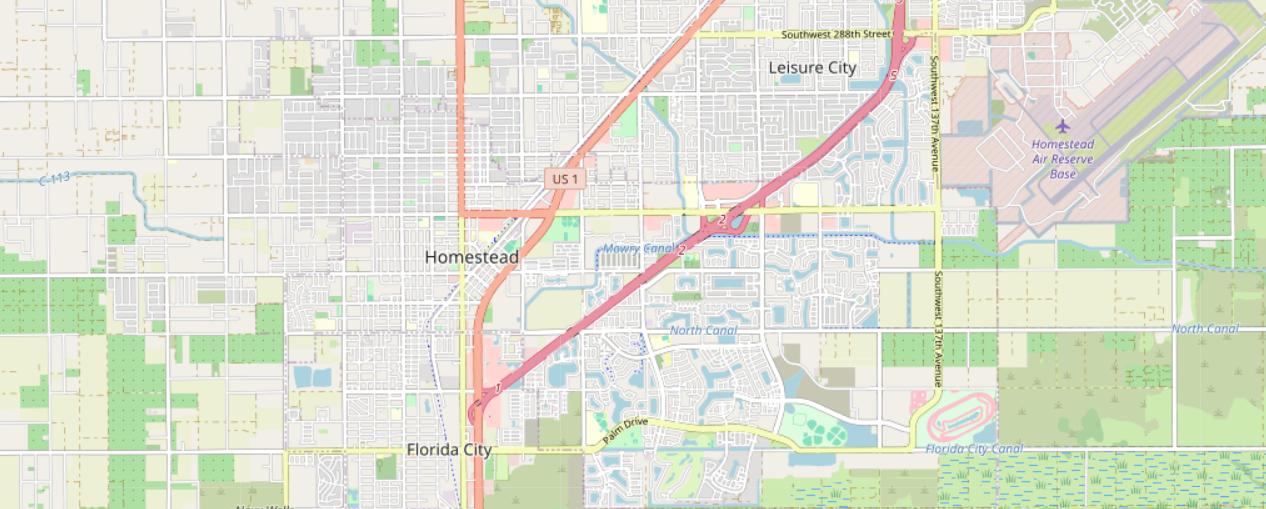
#> input picture uploads/Screenshot_2026-02-07_020244.png, 1266 x 509 px; its folder holds only this picture in this run
$ python debug_extraction.py
#> lines starting #> are read from the running program, lines starting #| are printed output that depends on the picture; after the words box and inside, x2 and y2 are one past the last pixel; in counts of white or black regions, pixels touching at a corner belong together

import cv2
import numpy as np
import os
from shapely.geometry import LineString, Point

# Mock classes to match map_server.py dependencies
class FeatureType:
    HIGHWAY = "highway"
    LOCAL_ROAD = "road"
    MAIN_ROAD = "main_road"
    BUILDING = "building"

class Style:
    def __init__(self, priority):
        self.priority = priority

class StyleManager:
    @staticmethod
    def get_style(type):
        return Style(1)

class MapFeature:
    # [5 lines left out: function __init__, not called in this run]

def process_image(image_path):
#> called with image_path = 'uploads/Screenshot_2026-02-07_020244.png'
    print(f"Processing image: {image_path}")
    features = []

    try:
        img_original = cv2.imread(image_path)
#> img_original is the input picture: shape (509, 1266, 3); mean B, G, R 210.1, 226.2, 221.6
        if img_original is None:
            raise ValueError("Could not read image")

        # 1. Resize for Speed (Work on a copy, scale back later)
        max_dim = 1500
        h_orig, w_orig = img_original.shape[:2]
        scale = 1.0
        if max(h_orig, w_orig) > max_dim:
            scale = max_dim / max(h_orig, w_orig)
            new_w = int(w_orig * scale)
            new_h = int(h_orig * scale)
            img = cv2.resize(img_original, (new_w, new_h), interpolation=cv2.INTER_AREA)
        else:
            img = img_original.copy()

        h, w = img.shape[:2]
        print(f"Original Dimensions: {w_orig}x{h_orig}")
#| Original Dimensions: 1266x509
        print(f"Processing Dimensions: {w}x{h} (Scale: {scale:.4f})")
#| Processing Dimensions: 1266x509 (Scale: 1.0000)

        # Denoise
        img_blur = cv2.GaussianBlur(img, (5, 5), 0)

        # --- STRATEGY 1: Color-Specific Extraction (Arcadia/OpenStreetMap Style) ---
        hsv = cv2.cvtColor(img_blur, cv2.COLOR_BGR2HSV)
#> hsv: shape (509, 1266, 3); mean H, S, V 37.9, 25.1, 230.3

        # Orange Roads (Main Highways)
        lower_orange = np.array([5, 120, 120]) # Tuned S/V
        upper_orange = np.array([25, 255, 255])
        mask_orange = cv2.inRange(hsv, lower_orange, upper_orange)
#> mask_orange: shape (509, 1266); every value is 0

        orange_pixels = cv2.countNonZero(mask_orange)
#> orange_pixels = 0
        has_orange_roads = orange_pixels > (w * h * 0.001) # Adaptive threshold
#> has_orange_roads = False

        print(f"Orange pixels: {orange_pixels} (Threshold: {w * h * 0.001}) - Has Orange Roads: {has_orange_roads}")
#| Orange pixels: 0 (Threshold: 644.394) - Has Orange Roads: False

        road_count = 0
        lines_mask = np.zeros((h, w), dtype=np.uint8)

        if has_orange_roads:
            # Cleaner mask
            kernel = np.ones((5,5), np.uint8)
            mask_orange = cv2.morphologyEx(mask_orange, cv2.MORPH_CLOSE, kernel)
            mask_orange = cv2.dilate(mask_orange, kernel, iterations=1)

            # Extract Orange Lines
            lines_orange = cv2.HoughLinesP(mask_orange, 1, np.pi/180,
                                         threshold=50, minLineLength=40, maxLineGap=20)

            if lines_orange is not None:
                print(f"Found {len(lines_orange)} orange line segments")
                for line in lines_orange:
                    x1, y1, x2, y2 = line[0]
                    cv2.line(lines_mask, (x1, y1), (x2, y2), 255, 5)
                    features.append("orange_road")
                    road_count += 1
            else:
                 print("Found 0 orange line segments despite having pixels")

        # --- Local Roads (White/Grey lines) ---
        gray = cv2.cvtColor(img_blur, cv2.COLOR_BGR2GRAY)
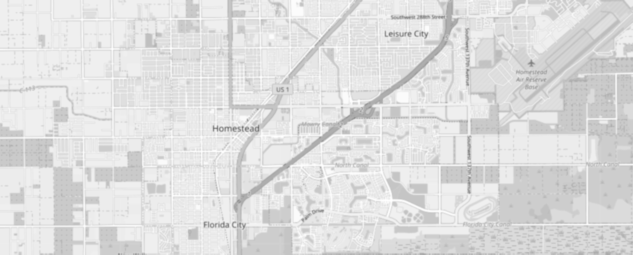
#> gray: shape (509, 1266) (shown at 1/2 size); min 113, max 255, mean 222.9

        if has_orange_roads:
            mask_orange_dilated = cv2.dilate(mask_orange, np.ones((7,7), np.uint8), iterations=2)
            gray_masked = cv2.bitwise_and(gray, gray, mask=cv2.bitwise_not(mask_orange_dilated))
        else:
            gray_masked = gray

        edges = cv2.Canny(gray_masked, 40, 120, apertureSize=3)
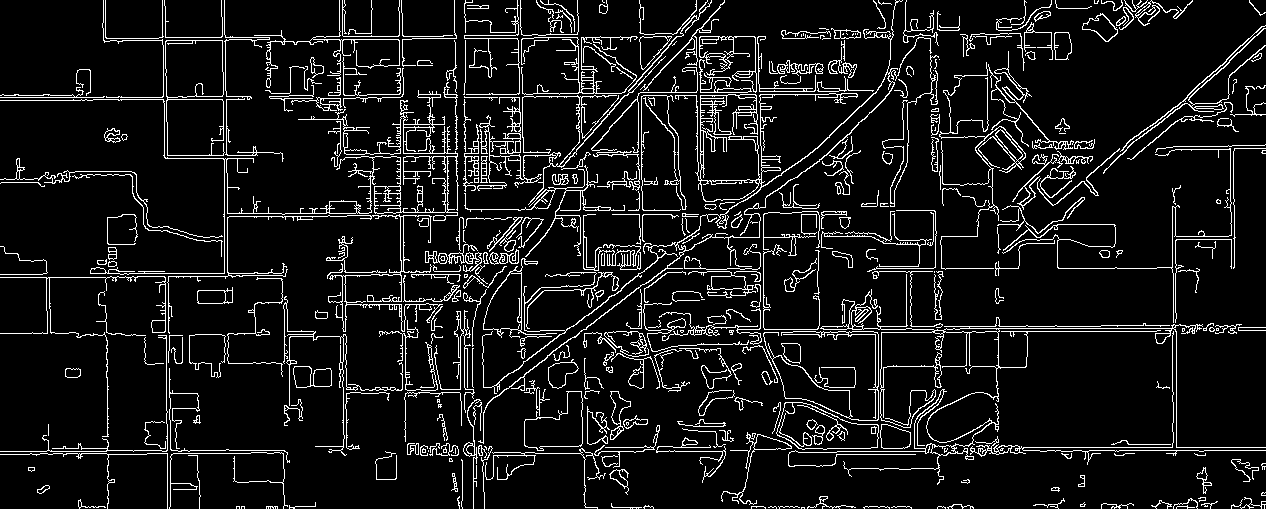
#> edges: shape (509, 1266); 8.9% white in thin lines or dots
        edge_pixels = cv2.countNonZero(edges)
#> edge_pixels = 57377
        print(f"Canny Edges pixels: {edge_pixels}")
#| Canny Edges pixels: 57377

        edges = cv2.dilate(edges, np.ones((3,3), np.uint8))
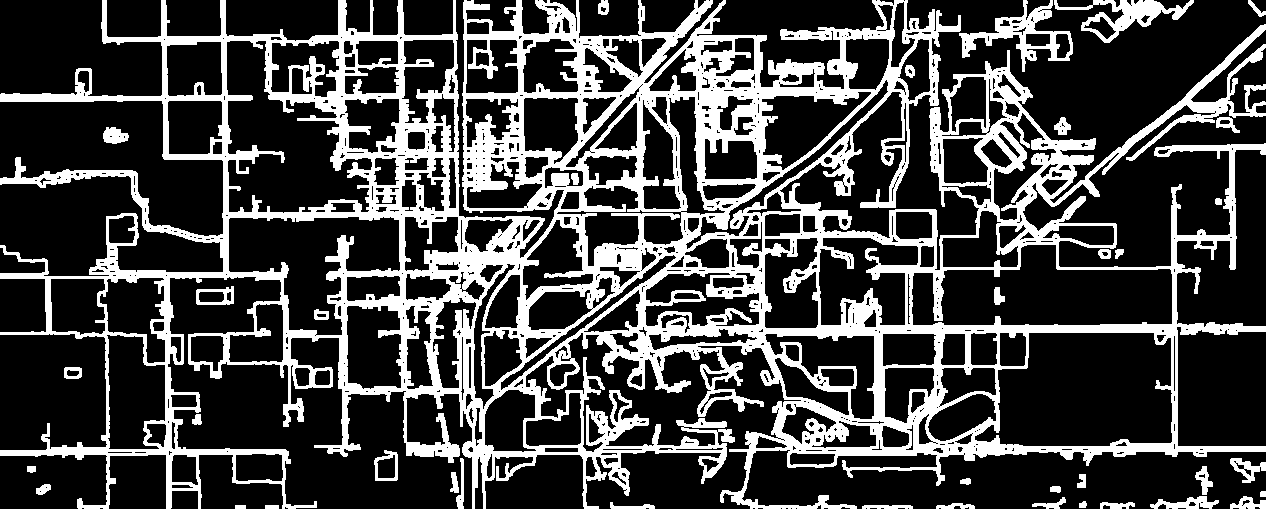
#> edges: shape (509, 1266); 26.3% white; 39 white regions, largest, box (x1, y1, x2, y2) and area: (0, 0, 1266, 509) 160101, (959, 0, 1073, 72) 2214, (1054, 0, 1194, 43) 1839

        lines_local = cv2.HoughLinesP(edges, 1, np.pi/180,
                                    threshold=60, minLineLength=30, maxLineGap=15)
#> lines_local = 1964 rows, first 6: [47, 447, 109, 447], [490, 332, 1237, 332], [788, 451, 1265, 451], [0, 452, 107, 452], [816, 327, 1265, 327], [0, 450, 286, 450]

        if lines_local is not None:
            print(f"Found {len(lines_local)} local line segments")
#| Found 1964 local line segments
            raw_local_count = len(lines_local)
#> raw_local_count = 1964
            filtered_local_count = 0
            for line in lines_local:
                x1, y1, x2, y2 = line[0]
                length = np.sqrt((x2-x1)**2 + (y2-y1)**2)

                if length < 25: continue
                filtered_local_count += 1

                cv2.line(lines_mask, (x1, y1), (x2, y2), 255, 3)
                features.append("local_road")
                road_count += 1
#> this loop made 1964 passes
#> (x1, y1, x2, y2, length) on passes 1 to 3: (47, 447, 109, 447, 62), (490, 332, 1237, 332, 747), (788, 451, 1265, 451, 477)
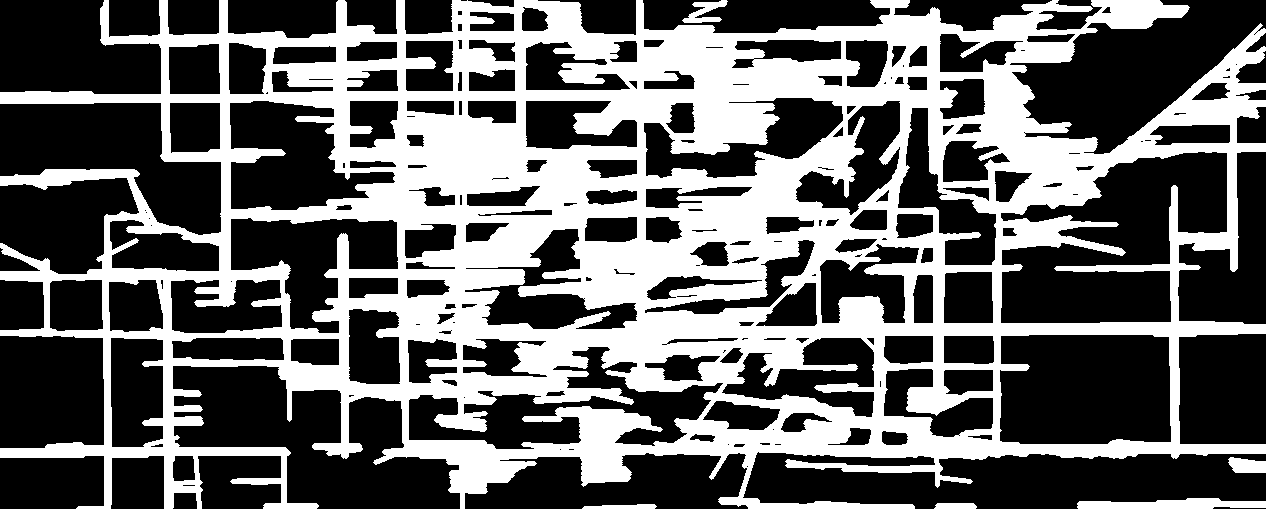
#> lines_mask: shape (509, 1266); 39.4% white; 6 white regions, box (x1, y1, x2, y2) and area: (0, 0, 1266, 509) 250896, (1077, 498, 1266, 509) 1523, (682, 0, 728, 23) 498, (1228, 457, 1266, 473) 479, (582, 504, 657, 509) 291, (934, 503, 977, 509) 242
#> after the loop, features = 1964 items, first 6: 'local_road', 'local_road', 'local_road', 'local_road', 'local_road', 'local_road'; filtered_local_count = 1964; road_count = 1964
            print(f"Kept {filtered_local_count} local roads after filtering")
#| Kept 1964 local roads after filtering
        else:
            print("Found 0 local line segments")

        # --- Building Detection ---
        thresh = cv2.adaptiveThreshold(gray, 255, cv2.ADAPTIVE_THRESH_GAUSSIAN_C,
                                     cv2.THRESH_BINARY_INV, 15, 4)
#> thresh: shape (509, 1266); 21.2% white; 4283 white regions (2889 under 20 px), largest, box (x1, y1, x2, y2) and area: (472, 254, 680, 443) 2671, (1037, 21, 1241, 205) 2642, (687, 38, 895, 250) 2239

        kernel = np.ones((3,3), np.uint8)
        thresh = cv2.morphologyEx(thresh, cv2.MORPH_OPEN, kernel)
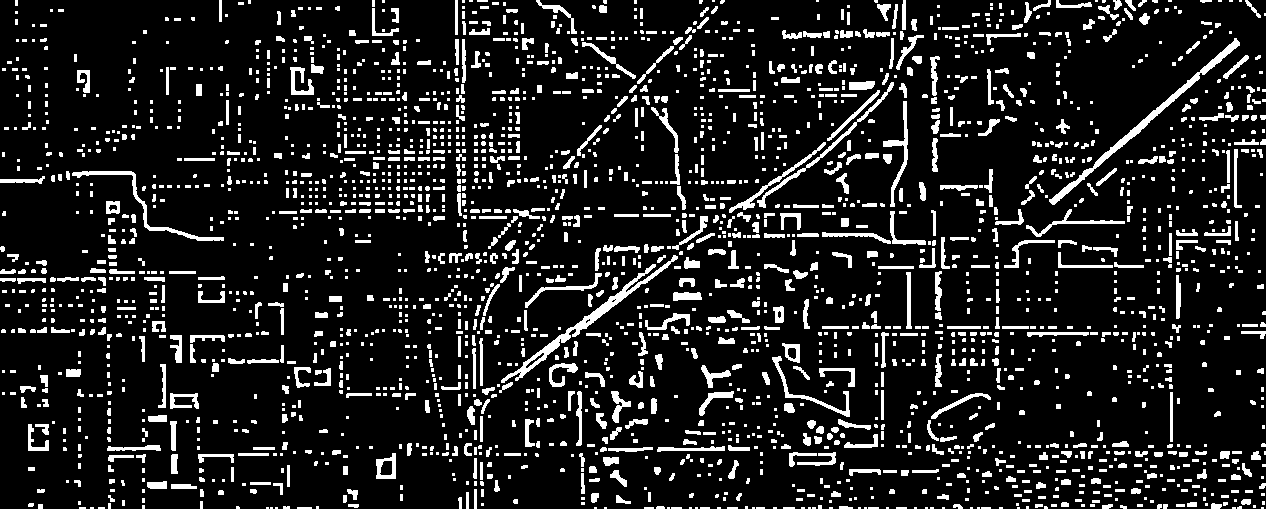
#> thresh: shape (509, 1266); 12.5% white; 2632 white regions (1564 under 20 px), largest, box (x1, y1, x2, y2) and area: (501, 255, 678, 383) 1582, (1049, 38, 1240, 205) 1517, (72, 171, 224, 241) 766

        lines_mask_dilated = cv2.dilate(lines_mask, np.ones((5,5), np.uint8), iterations=2)
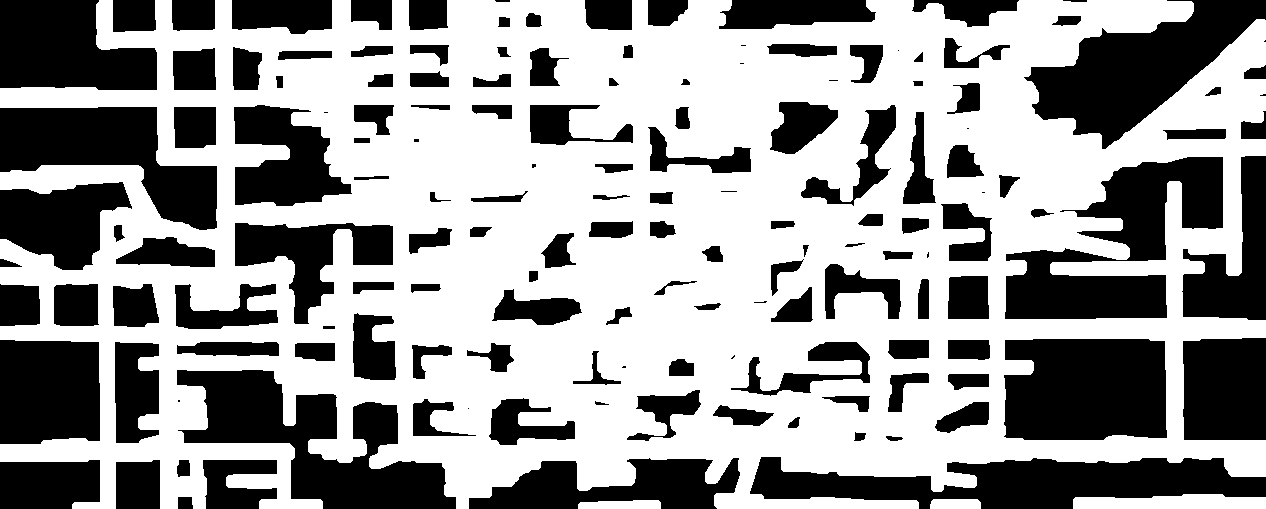
#> lines_mask_dilated: shape (509, 1266); 59.8% white; 151 black regions (18 under 20 px), largest, box (x1, y1, x2, y2) and area: (177, 370, 456, 509) 17490, (1005, 157, 1223, 319) 16949, (750, 457, 1266, 509) 16392
        thresh_clean = cv2.bitwise_and(thresh, thresh, mask=cv2.bitwise_not(lines_mask_dilated))
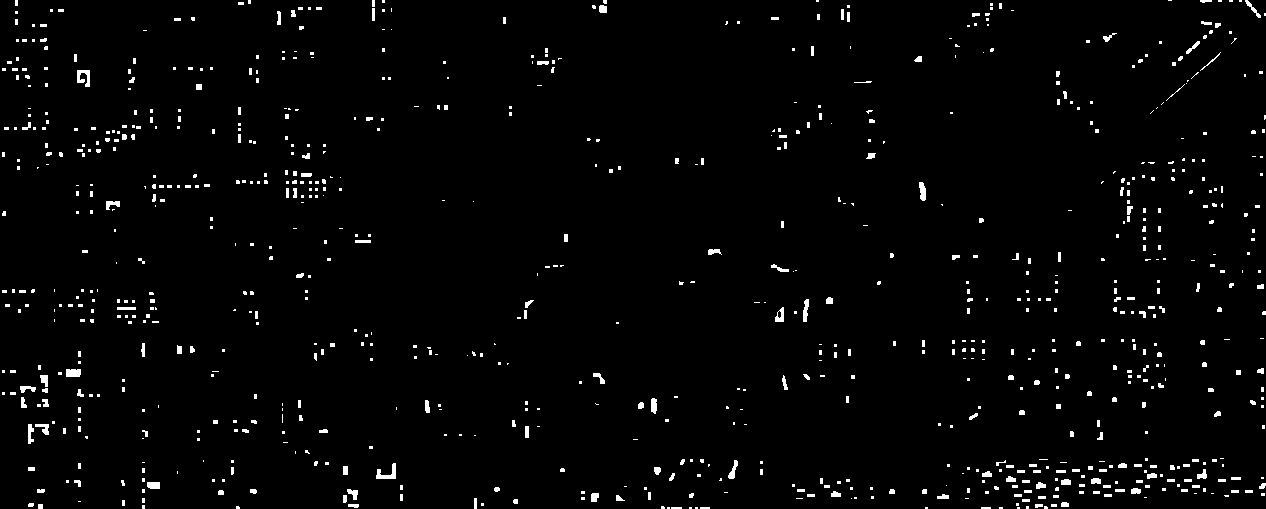
#> thresh_clean: shape (509, 1266); 2.2% white; 858 white regions (635 under 20 px)

        contours, _ = cv2.findContours(thresh_clean, cv2.RETR_EXTERNAL, cv2.CHAIN_APPROX_SIMPLE)
#> contours = 858 contours, 779 with area under 20; largest, box (x1, y1, x2, y2) and area: (376, 463, 396, 479) 112, (77, 70, 90, 87) 99, (66, 369, 81, 377) 94, (775, 307, 784, 322) 82, (919, 182, 926, 201) 82
        print(f"Found {len(contours)} initial contours")
#| Found 858 initial contours

        building_count = 0
        for cnt in contours:
            area = cv2.contourArea(cnt)
            min_area = (h * w) * 0.00005
            max_area = (h * w) * 0.01

            if min_area < area < max_area:
                x, y, cw, ch = cv2.boundingRect(cnt)
                aspect_ratio = float(cw)/ch
                if aspect_ratio > 4 or aspect_ratio < 0.25:
                    continue

                hull = cv2.convexHull(cnt)
                hull_area = cv2.contourArea(hull)
                solidity = float(area)/hull_area if hull_area > 0 else 0
                if solidity < 0.7:
                    continue

                features.append("building")
                building_count += 1
#> this loop made 858 passes
#> (area, x, y, cw, ch, aspect_ratio, hull_area, solidity) on passes 50, 56, 67, 73, 93, 94, 106, 110: (48, 591, 493, 8, 9, 0.889, 51.5, 0.932), (34.5, 831, 491, 10, 6, 1.67, 38, 0.908), (52.5, 347, 489, 11, 11, 1, 72, 0.729), (39.5, 1131, 488, 10, 6, 1.67, 42, 0.94), (38, 1036, 482, 10, 7, 1.43, 44, 0.864), (69, 147, 482, 13, 7, 1.86, 69.5, 0.993), (41, 1061, 479, 10, 6, 1.67, 42.5, 0.965), (40, 1091, 478, 10, 6, 1.67, 43, 0.93)

        print(f"Final Count - Roads: {road_count}, Buildings: {building_count}")
#| Final Count - Roads: 1964, Buildings: 27
        return features

    except Exception as e:
        print(f"Error extracting features: {e}")
        return []

if __name__ == "__main__":
    # Find latest screenshot
    uploads_dir = "uploads"
    if os.path.exists(uploads_dir):
        files = [os.path.join(uploads_dir, f) for f in os.listdir(uploads_dir) if f.startswith("Screenshot")]
        if files:
            latest_file = max(files, key=os.path.getmtime)
            print(f"Analyzing latest file: {latest_file}")
            process_image(latest_file)
        else:
            print("No screenshots found.")
    else:
        print("Uploads dir not found.")

$ run again, on uploads/Screenshot_2026-02-07_030606.png
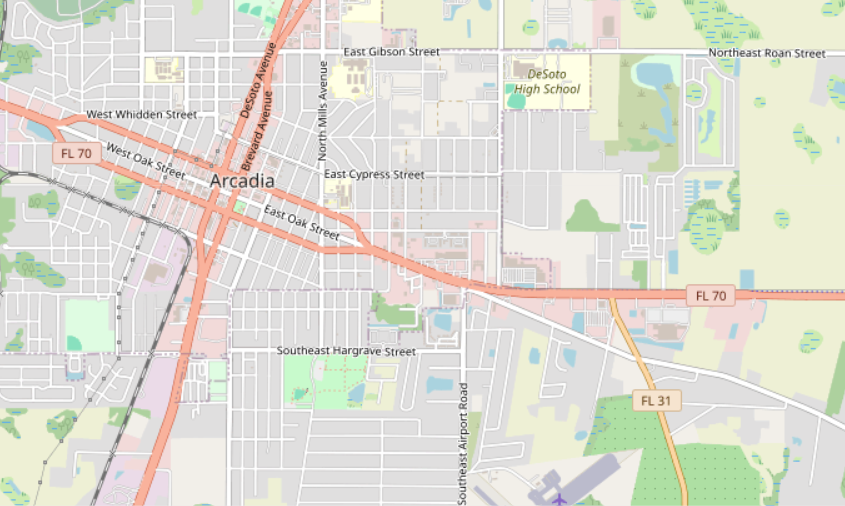
#> input picture uploads/Screenshot_2026-02-07_030606.png, 845 x 506 px
#> in process_image, img_original is the input picture: shape (506, 845, 3); mean B, G, R 212.5, 223.2, 223.6
#| Original Dimensions: 845x506
#| Processing Dimensions: 845x506 (Scale: 1.0000)
#> hsv: shape (506, 845, 3); mean H, S, V 25.7, 19, 228.5
#> mask_orange: shape (506, 845); every value is 0
#> orange_pixels = 0
#> has_orange_roads = False
#| Orange pixels: 0 (Threshold: 427.57) - Has Orange Roads: False
#> edge_pixels = 39697
#| Canny Edges pixels: 39697
#> lines_local = 1389 rows, first 6: [0, 98, 363, 244], [17, 126, 264, 216], [265, 46, 844, 56], [471, 287, 669, 379], [567, 52, 833, 56], [138, 58, 734, 47]
#| Found 1389 local line segments
#> raw_local_count = 1389
#> the loop in process_image, `for line in lines_local:` made 1389 passes
#> (x1, y1, x2, y2, length) on passes 1 to 3: (0, 98, 363, 244, 391.3), (17, 126, 264, 216, 262.9), (265, 46, 844, 56, 579.1)
#> after the loop in process_image, `for line in lines_local:`:
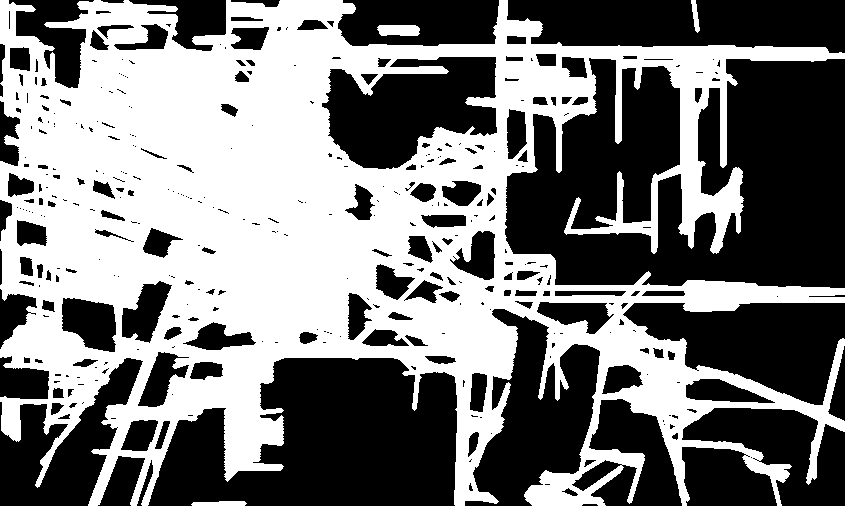
#> lines_mask: shape (506, 845); 47.6% white; 4 white regions, box (x1, y1, x2, y2) and area: (0, 0, 845, 506) 202595, (377, 25, 420, 36) 430, (191, 501, 247, 506) 242, (691, 0, 700, 33) 159
#> after the loop in process_image, `for line in lines_local:`: features = 1389 items, first 6: 'local_road', 'local_road', 'local_road', 'local_road', 'local_road', 'local_road'; filtered_local_count = 1389
#| Kept 1389 local roads after filtering
#> lines_mask_dilated: shape (506, 845); 63.2% white; 64 black regions (9 under 20 px), largest, box (x1, y1, x2, y2) and area: (510, 63, 845, 284) 45207, (154, 362, 453, 506) 28825, (512, 0, 845, 49) 12624
#> in process_image, `thresh_clean = cv2.bitwise_and(thresh, thresh, mask=cv2.bitwise_not(li..`:
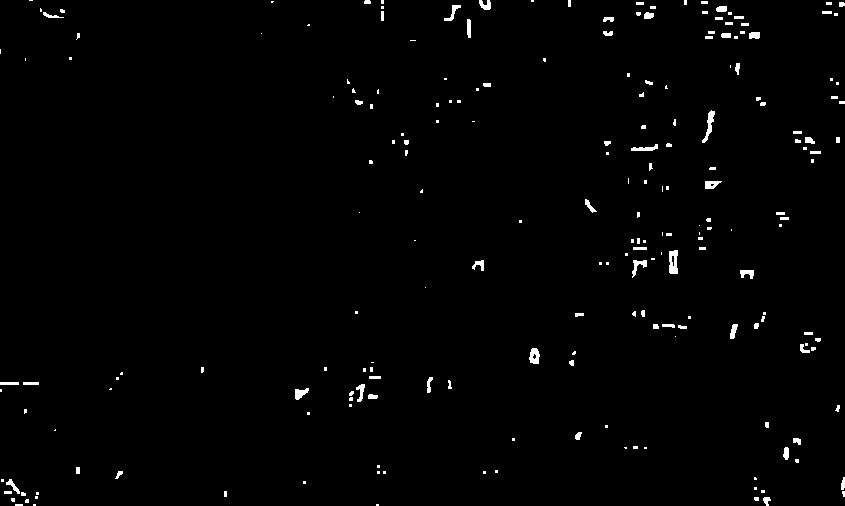
#> thresh_clean: shape (506, 845); 1.2% white; 213 white regions (131 under 20 px)
#> contours = 213 contours, 171 with area under 20; largest, box (x1, y1, x2, y2) and area: (669, 250, 678, 274) 164, (529, 348, 540, 364) 116, (702, 110, 715, 143) 116, (295, 388, 309, 400) 82, (705, 181, 722, 189) 82
#| Found 213 initial contours
#> the loop in process_image, `for cnt in contours:` made 213 passes
#> (cnt, area, x, y, cw, ch, aspect_ratio, hull) on pass 55: ([[369, 376], [369, 378], [380, 378], [380, 376]], 22, 369, 376, 12, 3, 4, [[380, 376], [380, 378], [369, 378], [369, 376]])
#| Final Count - Roads: 1389, Buildings: 24
